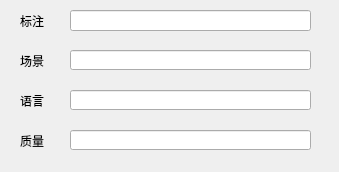
<?xml version="1.0" encoding="UTF-8"?>
<ui version="4.0">
 <class>LabelMark</class>
 <widget class="QWidget" name="LabelMark">
  <property name="geometry">
   <rect>
    <x>0</x>
    <y>0</y>
    <width>339</width>
    <height>172</height>
   </rect>
  </property>
  <property name="windowTitle">
   <string>Form</string>
  </property>
  <widget class="QLineEdit" name="markLine">
   <property name="geometry">
    <rect>
     <x>70</x>
     <y>10</y>
     <width>241</width>
     <height>21</height>
    </rect>
   </property>
   <property name="text">
    <string/>
   </property>
  </widget>
  <widget class="QLineEdit" name="sceneLine">
   <property name="geometry">
    <rect>
     <x>70</x>
     <y>50</y>
     <width>241</width>
     <height>20</height>
    </rect>
   </property>
  </widget>
  <widget class="QLineEdit" name="languageLine">
   <property name="geometry">
    <rect>
     <x>70</x>
     <y>90</y>
     <width>241</width>
     <height>20</height>
    </rect>
   </property>
  </widget>
  <widget class="QLineEdit" name="qualityLine">
   <property name="geometry">
    <rect>
     <x>70</x>
     <y>130</y>
     <width>241</width>
     <height>20</height>
    </rect>
   </property>
  </widget>
  <widget class="QLabel" name="label_4">
   <property name="geometry">
    <rect>
     <x>20</x>
     <y>10</y>
     <width>31</width>
     <height>21</height>
    </rect>
   </property>
   <property name="text">
    <string>标注</string>
   </property>
  </widget>
  <widget class="QLabel" name="label_5">
   <property name="geometry">
    <rect>
     <x>20</x>
     <y>50</y>
     <width>31</width>
     <height>21</height>
    </rect>
   </property>
   <property name="text">
    <string>场景</string>
   </property>
  </widget>
  <widget class="QLabel" name="label_6">
   <property name="geometry">
    <rect>
     <x>20</x>
     <y>90</y>
     <width>31</width>
     <height>21</height>
    </rect>
   </property>
   <property name="text">
    <string>语言</string>
   </property>
  </widget>
  <widget class="QLabel" name="label_7">
   <property name="geometry">
    <rect>
     <x>20</x>
     <y>130</y>
     <width>31</width>
     <height>21</height>
    </rect>
   </property>
   <property name="text">
    <string>质量</string>
   </property>
  </widget>
 </widget>
 <resources/>
 <connections/>
</ui>
